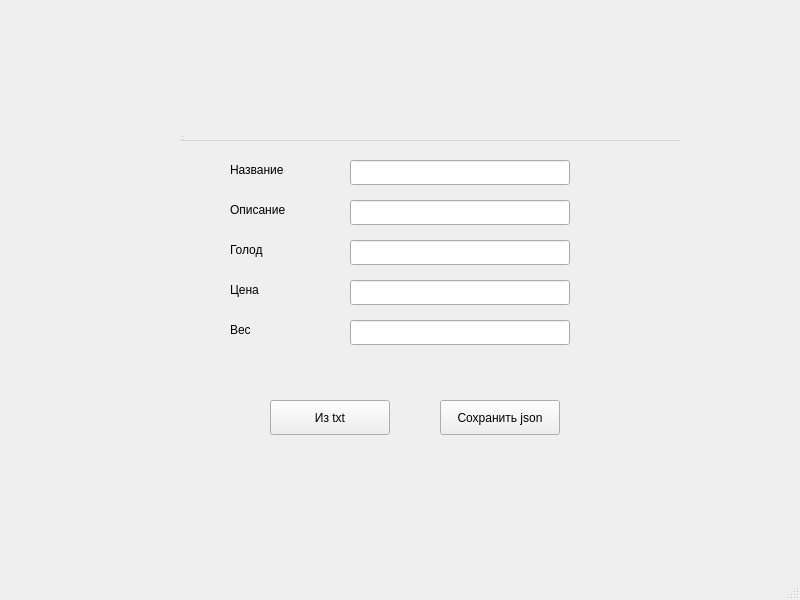
<?xml version="1.0" encoding="UTF-8"?>
<ui version="4.0">
 <class>MainWindow</class>
 <widget class="QMainWindow" name="MainWindow">
  <property name="geometry">
   <rect>
    <x>0</x>
    <y>0</y>
    <width>800</width>
    <height>600</height>
   </rect>
  </property>
  <property name="windowTitle">
   <string>MainWindow</string>
  </property>
  <widget class="QWidget" name="centralwidget">
   <widget class="QWidget" name="centralwidget_2" native="true">
    <property name="geometry">
     <rect>
      <x>180</x>
      <y>120</y>
      <width>440</width>
      <height>355</height>
     </rect>
    </property>
    <widget class="QLabel" name="label1">
     <property name="geometry">
      <rect>
       <x>50</x>
       <y>40</y>
       <width>100</width>
       <height>20</height>
      </rect>
     </property>
     <property name="text">
      <string>Название</string>
     </property>
    </widget>
    <widget class="QLineEdit" name="lineEditName">
     <property name="geometry">
      <rect>
       <x>170</x>
       <y>40</y>
       <width>220</width>
       <height>25</height>
      </rect>
     </property>
    </widget>
    <widget class="QLabel" name="label2">
     <property name="geometry">
      <rect>
       <x>50</x>
       <y>80</y>
       <width>100</width>
       <height>20</height>
      </rect>
     </property>
     <property name="text">
      <string>Описание</string>
     </property>
    </widget>
    <widget class="QLineEdit" name="lineEditDescription">
     <property name="geometry">
      <rect>
       <x>170</x>
       <y>80</y>
       <width>220</width>
       <height>25</height>
      </rect>
     </property>
    </widget>
    <widget class="QLabel" name="label3">
     <property name="geometry">
      <rect>
       <x>50</x>
       <y>120</y>
       <width>100</width>
       <height>20</height>
      </rect>
     </property>
     <property name="text">
      <string>Голод</string>
     </property>
    </widget>
    <widget class="QLineEdit" name="lineEditHunger">
     <property name="geometry">
      <rect>
       <x>170</x>
       <y>120</y>
       <width>220</width>
       <height>25</height>
      </rect>
     </property>
    </widget>
    <widget class="QLabel" name="label4">
     <property name="geometry">
      <rect>
       <x>50</x>
       <y>160</y>
       <width>100</width>
       <height>20</height>
      </rect>
     </property>
     <property name="text">
      <string>Цена</string>
     </property>
    </widget>
    <widget class="QLineEdit" name="lineEditPrice">
     <property name="geometry">
      <rect>
       <x>170</x>
       <y>160</y>
       <width>220</width>
       <height>25</height>
      </rect>
     </property>
    </widget>
    <widget class="QLabel" name="label5">
     <property name="geometry">
      <rect>
       <x>50</x>
       <y>200</y>
       <width>100</width>
       <height>20</height>
      </rect>
     </property>
     <property name="text">
      <string>Вес</string>
     </property>
    </widget>
    <widget class="QLineEdit" name="lineEditWeight">
     <property name="geometry">
      <rect>
       <x>170</x>
       <y>200</y>
       <width>220</width>
       <height>25</height>
      </rect>
     </property>
    </widget>
    <widget class="QPushButton" name="pushButtonTxt">
     <property name="geometry">
      <rect>
       <x>90</x>
       <y>280</y>
       <width>120</width>
       <height>35</height>
      </rect>
     </property>
     <property name="text">
      <string>Из txt</string>
     </property>
    </widget>
    <widget class="QPushButton" name="pushButtonSave">
     <property name="geometry">
      <rect>
       <x>260</x>
       <y>280</y>
       <width>120</width>
       <height>35</height>
      </rect>
     </property>
     <property name="text">
      <string>Сохранить json</string>
     </property>
    </widget>
   </widget>
   <widget class="QMenuBar" name="menubar_2">
    <property name="geometry">
     <rect>
      <x>180</x>
      <y>120</y>
      <width>500</width>
      <height>21</height>
     </rect>
    </property>
   </widget>
   <widget class="QStatusBar" name="statusbar_2">
    <property name="geometry">
     <rect>
      <x>180</x>
      <y>120</y>
      <width>3</width>
      <height>22</height>
     </rect>
    </property>
   </widget>
  </widget>
  <widget class="QMenuBar" name="menubar">
   <property name="geometry">
    <rect>
     <x>0</x>
     <y>0</y>
     <width>800</width>
     <height>21</height>
    </rect>
   </property>
  </widget>
  <widget class="QStatusBar" name="statusbar"/>
 </widget>
 <resources/>
 <connections/>
</ui>
